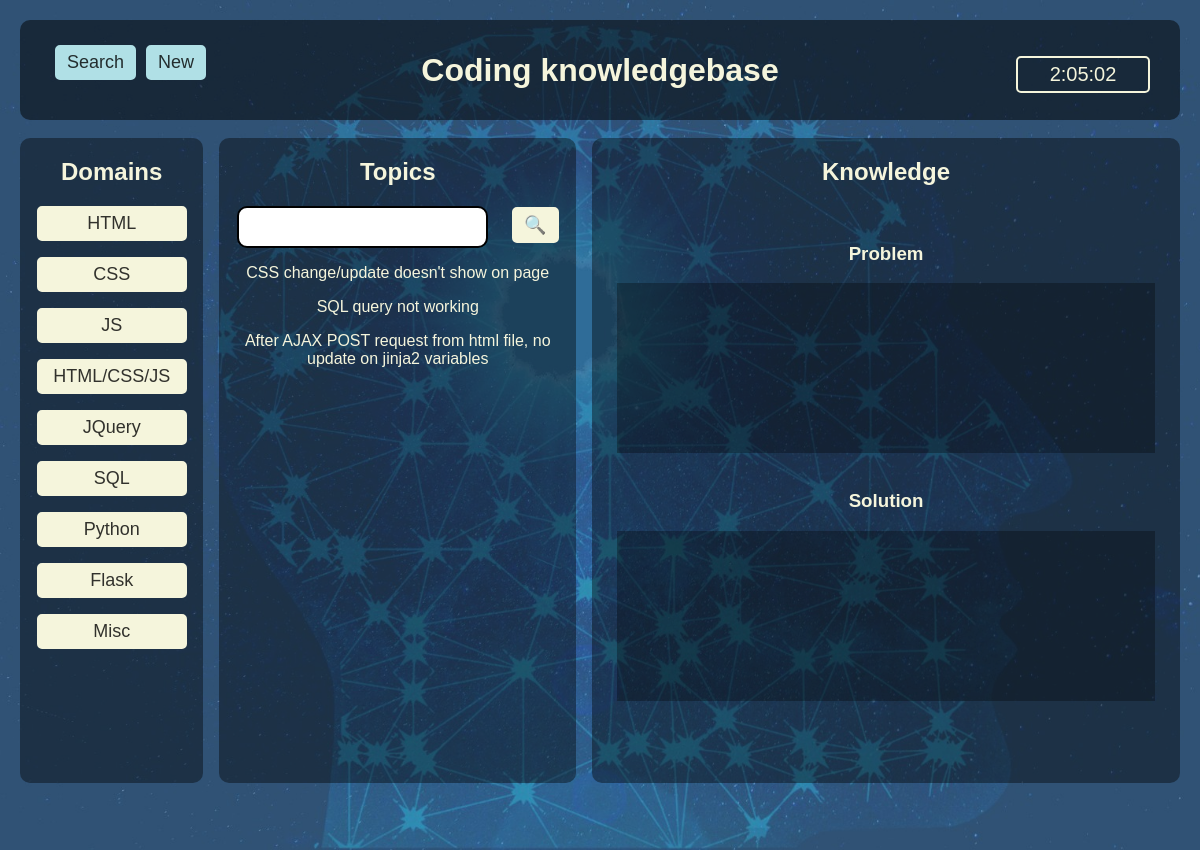
Before: / with the older database file.
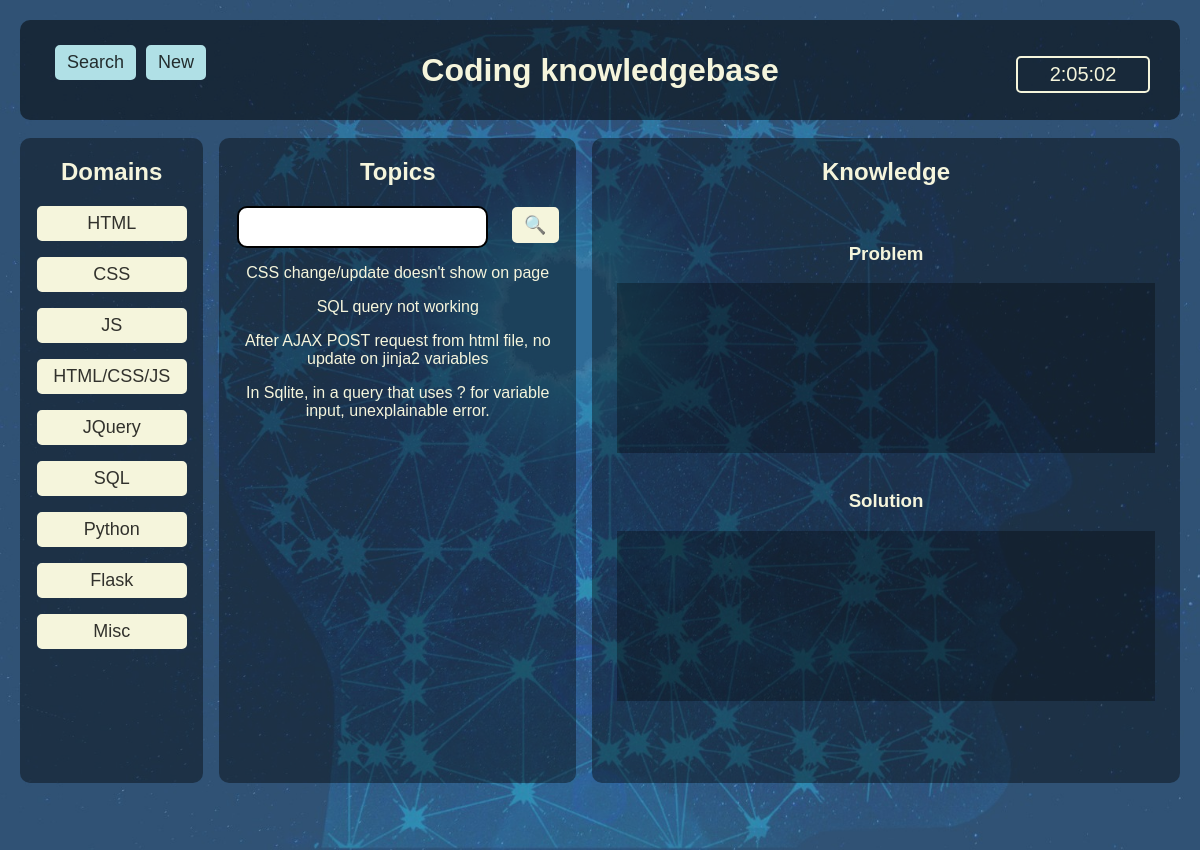
After: the same page with the newer database file.
### tables this page shows
CREATE TABLE domains (
                                        domain_id integer PRIMARY KEY,
                                        name text NOT NULL                                    
                                    );

CREATE TABLE topics (
                                        topic_id integer PRIMARY KEY,
                                        name text NOT NULL,
                                        domain int,
                                        foreign key(domain) references domains(domain_id)
                                    );

### flask_app.py (the view)
@app.route('/',methods=['GET','POST'])
def home():
    domain_list = []
    domain_list = get_domains()
    topic_list = []
    problem = ""
    solution = ""
    if request.method == "POST":
        action = request.form["action"]
        if action == "s_topic": #als de $.ajax gebruikt is (een van de topics geklikt)
            topic = request.form["topic"]
            topic_dict = get_1_topic(topic)
            problem = topic_dict["problem"].replace("\054","<br>").replace("\012","<br>")
            solution = topic_dict["solution"].replace("\054","<br>").replace("\012","<br>")
            resp = make_response(render_template('index.html', domain_list=domain_list, topic_list=topic_list, problem=problem, solution=solution))
            resp.set_cookie('problem', problem)
            resp.set_cookie('solution',solution)
        else: #als een van de domain buttons geklikt is.
            domain = request.form["action"]
            topic_list = topics_filtered(domain)
            resp = make_response(render_template('index.html', domain_list=domain_list, topic_list=topic_list, problem=problem, solution=solution))
    else:
        topic_list = get_topics()
        resp = make_response(render_template('index.html', domain_list=domain_list, topic_list=topic_list, problem=problem, solution=solution))
    return resp

### db.py (called while the page is built)
def connect_to_db(db_file):
    conn = None
    try:
        conn = sqlite3.connect(db_file)
        print("** Connection established")
        return conn
    except Error as e:
        print(e)
    return conn

def get_domains():
    database = "knowledge.db"
    conn = connect_to_db(database)
    c = conn.cursor()
    query = '''select name from domains'''
    c.execute(query)
    data = c.fetchall()
    output = []
    for d in data:
        output.append(d[0])
    return output

def get_topics():
    database = "knowledge.db"
    conn = connect_to_db(database)
    c = conn.cursor()
    query = '''select name, domain from topics'''
    c.execute(query)
    data = c.fetchall()
    output = []
    for d in data:
        output.append(d[0])
    return output

### templates/index.html (shortened to what this page needs)
<!DOCTYPE html>
<html lang="en">
<head>
    <link rel="stylesheet" href="/static/style.css">
</head>
<body onload="startTime()">
    <div class="container">
        <div class="top">
            <div class="top-menu">
                <a href="/"><button class="top_btn">Search</button></a>
                <a href="/new"><button class="top_btn">New</button></a>
            </div>
            <h1>Coding knowledgebase</h1>
            <div id="clock"></div>
        </div>
        <div class="main">
            <div id="index1">
                <h2>Domains</h2>
                <form method="POST">
                    {% for domain in domain_list %}
                        <p><button type="submit" name="action" value="{{domain}}" class="domain_btn">{{domain}}</button></p>
                    {% endfor %}
                </form>
            </div>
            <div id="index2">
                <h2>Topics</h2>
                <input class="topic_search" type="text">
                <button class="search_btn">&#x1F50D;</button>
                <div class="topic_list">
                    {% for topic in topic_list %}
                        <p class="topic">{{topic}}</p>
                    {% endfor %}
                </div>
            </div>
            <div id="knowledge">
                <h2>Knowledge</h2>
                <br>
                <h3>Problem</h3>
                <div id="problem">{{problem|safe}}</div>
                <br>
                <h3>Solution</h3>
                <div id="solution">{{solution|safe}}</div>
            </div>
        </div>
    </div>
</body>
</html>

Changed rows visible on the page:
added topics: name "In Sqlite, in a query that uses ? for variable input, unexplainable error."
